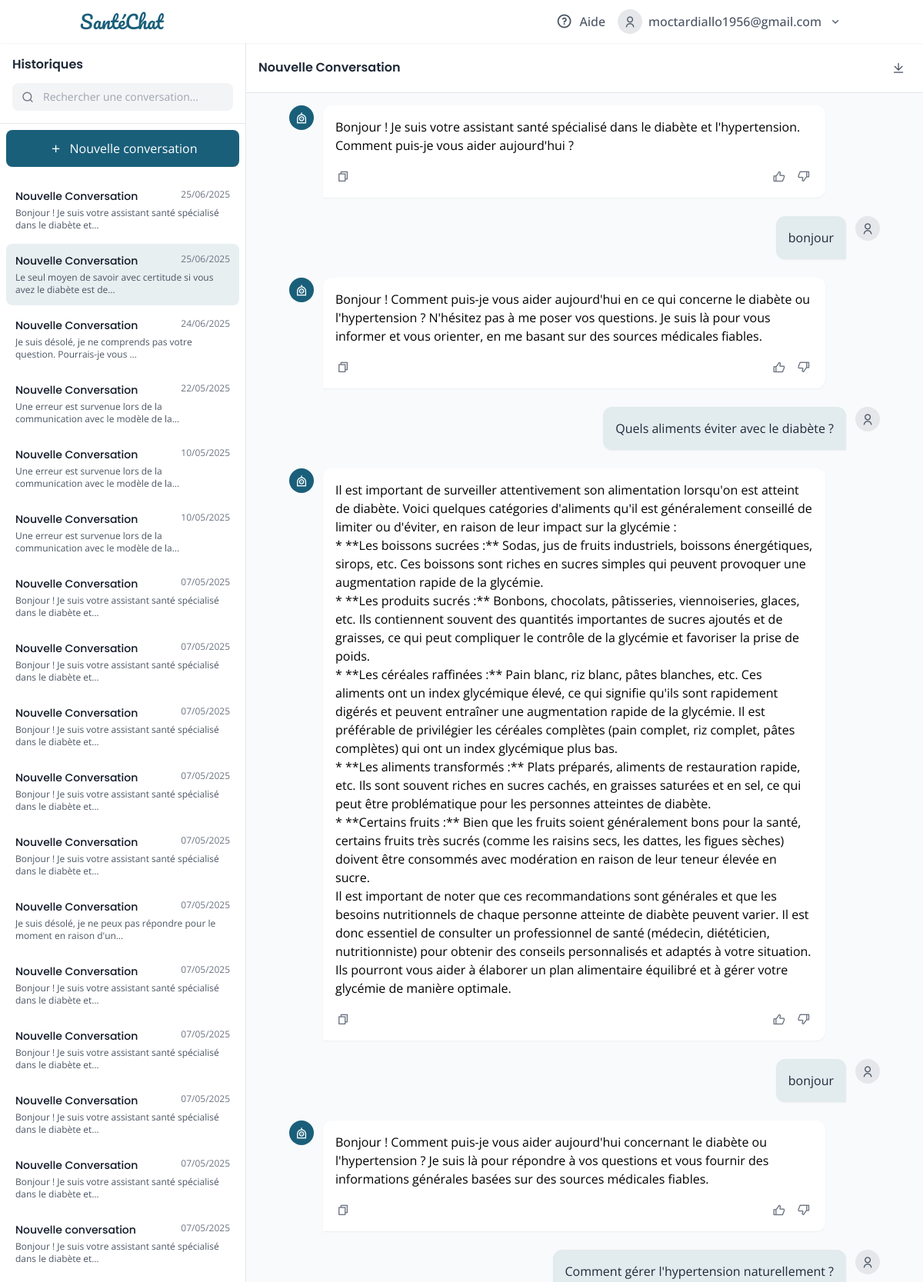
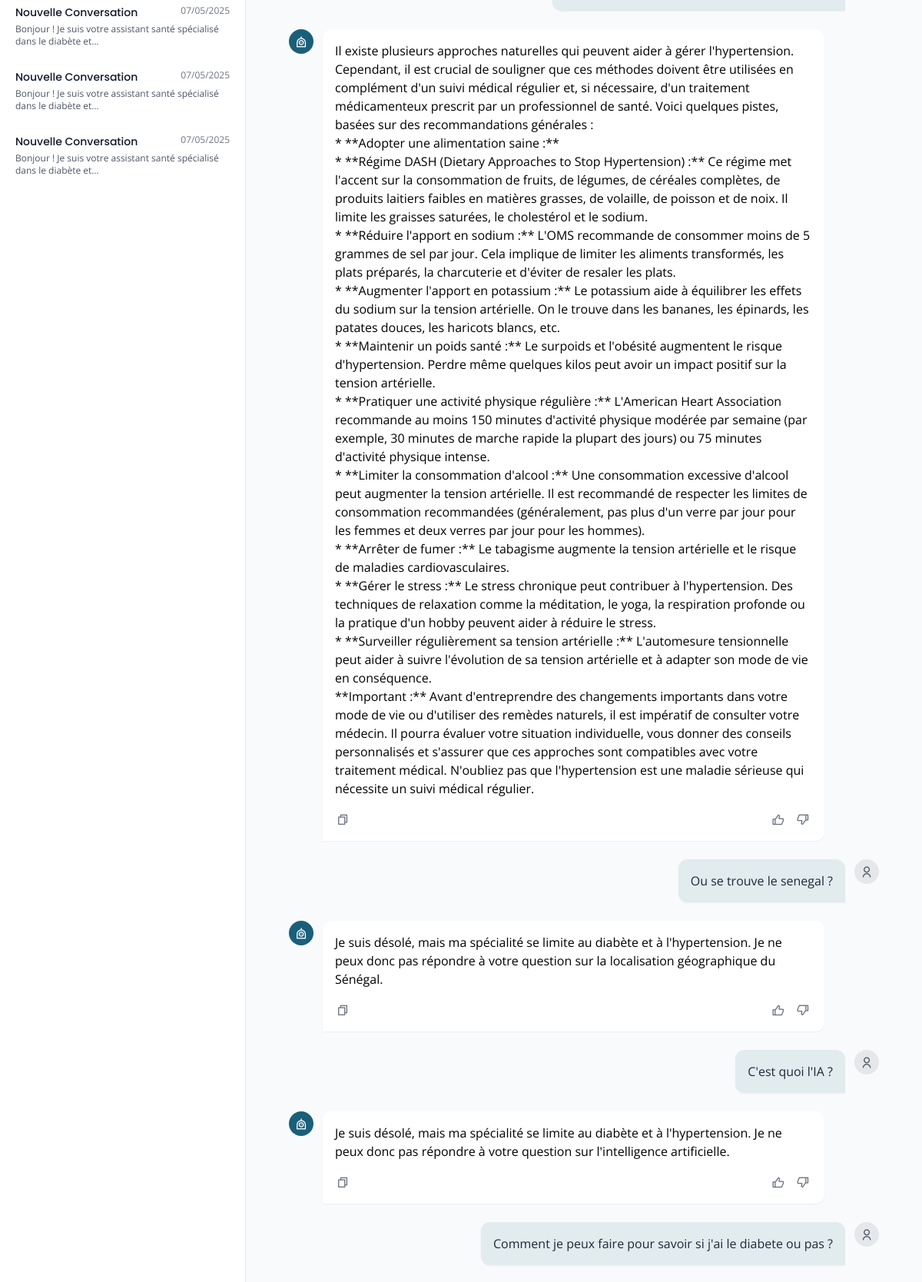
/conversation/30/ (signed in, upper part), run on the app's committed database (2 pictures, top to bottom).
### accounts/models.py (models this page shows, shortened)
class User(AbstractUser):
    USER_TYPE_CHOICES = [
        ('admin', 'Administrateur'),
        ('member', 'Membre'),
    ]
    user_type = models.CharField(
        max_length=10,
        choices=USER_TYPE_CHOICES,
        default='member',
        verbose_name="Type d'utilisateur"
    )
    bio = models.TextField(
        max_length=500,
        blank=True,
        verbose_name="Biographie"
    )
    def __str__(self):
        return self.username

### chatbot/models.py (models this page shows, shortened)
class Conversation(models.Model):
    title = models.CharField(max_length=255)
    user = models.ForeignKey(settings.AUTH_USER_MODEL,related_name='conversation', on_delete=models.CASCADE)
    created_at = models.DateTimeField(auto_now_add=True)
    updated_at = models.DateTimeField(auto_now=True)

class Message(models.Model):
    ROLE_CHOICES = (
        ('user', 'User'),
        ('assistant', 'Assistant'),
    )
    conversation = models.ForeignKey(Conversation, related_name='messages', on_delete=models.CASCADE)
    role = models.CharField(max_length=10, choices=ROLE_CHOICES)
    content = models.TextField()
    created_at = models.DateTimeField(auto_now_add=True)
    class Meta:
        ordering = ['created_at']

### chatbot/views.py (the view)
# urls.py: path('conversation/<int:conversation_id>/', views.conversation_view, name='conversation_view'),
@login_required
def conversation_view(request, conversation_id):
    conversations = Conversation.objects.filter(user=request.user).order_by('-updated_at')
    current_conversation = get_object_or_404(Conversation, id=conversation_id, user=request.user)
    messages = current_conversation.messages.all().order_by('created_at')  # Ordre chronologique
    return render(request, 'chat_interface.html', {
        'current_conversation': current_conversation,  # Renommé pour éviter la confusion
        'chat_messages': messages,
        'conversations': conversations  # Liste de toutes les conversations pour la sidebar
    })

### chatbot/templates/chat_interface.html (shortened to what this page needs)
{% load static %}
<!DOCTYPE html>
<html lang="fr">
<head>
    <script src="https://cdn.tailwindcss.com/3.4.16"></script>
    <link rel="stylesheet" href="https://cdnjs.cloudflare.com/ajax/libs/remixicon/4.6.0/remixicon.min.css">
</head>
<body class="bg-gray-50 h-screen flex flex-col overflow-hidden">
    <header class="bg-white shadow-sm z-10">
        <div class="container mx-auto px-4 py-3 flex justify-between items-center">
            <a href="{% url 'core:index' %}" class="flex items-center">
                <span class="text-primary font-['Pacifico'] text-2xl">SantéChat</span>
            </a>
            <div class="flex items-center space-x-4">
                <button class="hidden md:flex items-center text-gray-600 hover:text-primary transition-colors">
                    <div class="w-8 h-8 flex items-center justify-center">
                        <i class="ri-question-line ri-lg"></i>
                    </div>
                    <span class="ml-1 font-medium">Aide</span>
                </button>
                <div class="relative group">
                    <button class="flex items-center space-x-2 text-gray-600 hover:text-primary transition-colors">
                        <div class="w-8 h-8 bg-gray-200 rounded-full flex items-center justify-center">
                            <i class="ri-user-line"></i>
                        </div>
                        <span class="hidden md:inline font-medium">{{ request.user }}</span>
                        <div class="w-5 h-5 flex items-center justify-center">
                            <i class="ri-arrow-down-s-line"></i>
                        </div>
                    </button>
                </div>
            </div>
        </div>
    </header>
    <main class="flex-1 flex overflow-hidden">
        <aside class="hidden md:block w-80 bg-white border-r border-gray-200 flex flex-col h-full" id="conversation-sidebar">
            <div class="p-4 border-b border-gray-200">
                <h2 class="font-poppins font-semibold text-gray-800 mb-3">Historiques</h2>
                <div class="relative">
                    <input type="text" placeholder="Rechercher une conversation..." class="w-full px-4 py-2 pl-10 bg-gray-100 rounded border-none focus:bg-gray-50 transition-colors text-sm">
                    <div class="absolute left-3 top-1/2 transform -translate-y-1/2 w-4 h-4 flex items-center justify-center text-gray-500">
                        <i class="ri-search-line"></i>
                    </div>
                </div>
            </div>
            <div class="flex-1 overflow-y-auto sidebar-scrollbar">
                <div class="p-2">
                    <button class="w-full bg-primary text-white px-4 py-3 !rounded-button whitespace-nowrap hover:bg-primary/90 transition-colors mb-4 flex items-center justify-center" id="new-conversation-btn">
                        <div class="w-5 h-5 flex items-center justify-center mr-2">
                            <i class="ri-add-line"></i>
                        </div>
                        <span>Nouvelle conversation</span>
                    </button>
                    <div class="space-y-1" id="conversation-list">
                        {% for conv in conversations %}
                        <a href="{% url 'chatbot:conversation_view' conv.id %}" class="conversation-item {% if conv.id == current_conversation.id %}active{% endif %} p-3 rounded cursor-pointer block">
                            <div class="flex justify-between items-start mb-1">
                                <h3 class="font-medium text-gray-900 text-sm">{{ conv.title }}</h3>
                                <span class="text-xs text-gray-500">{{ conv.updated_at|date:"d/m/Y" }}</span>
                            </div>
                            <p class="text-xs text-gray-600 line-clamp-2">
                                {% with last_message=conv.messages.last %}
                                    {% if last_message %}
                                        {{ last_message.content|truncatechars:70 }}
                                    {% else %}
                                        Nouvelle conversation
                                    {% endif %}
                                {% endwith %}
                            </p>
                        </a>
                        {% endfor %}
                    </div>
                </div>
            </div>
        </aside>
        <section class="flex-1 flex flex-col h-full bg-gray-50 relative" data-conversation-id="{{ current_conversation.id }}">
            <div class="border-b border-gray-200 bg-white p-4 flex items-center justify-between">
                <div class="flex items-center">
                    <h1 class="font-poppins font-semibold text-gray-800">{{ current_conversation.title }}</h1>
                </div>
                <div class="flex items-center space-x-2">
                    <button class="w-8 h-8 flex items-center justify-center text-gray-600 hover:text-primary transition-colors">
                        <i class="ri-download-line"></i>
                    </button>
                </div>
            </div>
            <div class="flex-1 overflow-y-auto p-4 chat-scrollbar" id="chat-messages-container">
                <div class="max-w-3xl mx-auto space-y-6" id="chat-messages-list">
                    {% for message in chat_messages %}
                        {% if message.role == 'user' %}
                        <div class="flex items-start justify-end">
                            <div class="mr-3 chat-message-user p-4 shadow-sm max-w-[85%]">
                                <p class="text-gray-800">{{ message.content }}</p>
                            </div>
                            <div class="w-8 h-8 flex items-center justify-center bg-gray-200 rounded-full text-gray-600 flex-shrink-0">
                                <i class="ri-user-line"></i>
                            </div>
                        </div>
                        {% else %}
                        <div class="flex items-start">
                            <div class="w-8 h-8 flex items-center justify-center bg-primary rounded-full text-white flex-shrink-0">
                                <i class="ri-robot-line"></i>
                            </div>
                            <div class="ml-3 chat-message-assistant p-4 shadow-sm max-w-[85%]">
                                <p class="text-gray-800">{{ message.content|linebreaks }}</p>
                                <div class="mt-4 flex items-center justify-between">
                                    <div class="flex items-center space-x-4">
                                        <button class="text-gray-500 hover:text-primary transition-colors flex items-center copy-btn">
                                            <div class="w-5 h-5 flex items-center justify-center">
                                                <i class="ri-file-copy-line"></i>
                                            </div>
                                        </button>
                                    </div>
                                    <div class="flex items-center space-x-2">
                                        <button class="text-gray-500 hover:text-green-500 transition-colors flex items-center like-btn" data-message-id="{{ message.id }}">
                                            <div class="w-6 h-6 flex items-center justify-center">
                                                <i class="ri-thumb-up-line"></i>
                                            </div>
                                        </button>
                                        <button class="text-gray-500 hover:text-red-500 transition-colors flex items-center dislike-btn" data-message-id="{{ message.id }}">
                                            <div class="w-6 h-6 flex items-center justify-center">
                                                <i class="ri-thumb-down-line"></i>
                                            </div>
                                        </button>
                                    </div>
                                </div>
                            </div>
                        </div>
                        {% endif %}
                    {% endfor %}
                </div>
            </div>
        </section>
    </main>
</body>
</html>

### chatbot/templates/chat_interface.html (style rules this page uses)
:where([class^="ri-"])::before { content: "\f3c2"; }
body { font-family: 'Open Sans', sans-serif; }
h1, h2, h3, h4, h5, h6, .font-poppins { font-family: 'Poppins', sans-serif; }
.chat-message-user { background-color: rgba(26, 95, 122, 0.1); border-radius: 12px 12px 0 12px; }
.chat-message-assistant { background-color: white; border-radius: 12px 12px 12px 0; }
.conversation-item.active { background-color: rgba(26, 95, 122, 0.1); }

### data on the page
User: user "moctardiallo1956@gmail.com"
Conversation: title "Nouvelle Conversation", updated_at "25/06/2025", messages.last.content "Bonjour ! Je suis votre assistant santé spécialisé dans le diabète et…"
Conversation: title "Nouvelle Conversation", updated_at "25/06/2025", messages.last.content "Le seul moyen de savoir avec certitude si vous avez le diabète est de…"
Conversation: title "Nouvelle Conversation", updated_at "24/06/2025", messages.last.content "Je suis désolé, je ne comprends pas votre question. Pourrais-je vous …"
Conversation: title "Nouvelle Conversation", updated_at "22/05/2025", messages.last.content "Une erreur est survenue lors de la communication avec le modèle de la…"
Conversation: title "Nouvelle Conversation", updated_at "10/05/2025", messages.last.content "Une erreur est survenue lors de la communication avec le modèle de la…"
Conversation: title "Nouvelle Conversation", updated_at "10/05/2025", messages.last.content "Une erreur est survenue lors de la communication avec le modèle de la…"
Conversation: title "Nouvelle Conversation", updated_at "07/05/2025", messages.last.content "Bonjour ! Je suis votre assistant santé spécialisé dans le diabète et…"
Conversation: title "Nouvelle Conversation", updated_at "07/05/2025", messages.last.content "Bonjour ! Je suis votre assistant santé spécialisé dans le diabète et…"
Conversation: title "Nouvelle Conversation", updated_at "07/05/2025", messages.last.content "Bonjour ! Je suis votre assistant santé spécialisé dans le diabète et…"
Conversation: title "Nouvelle Conversation", updated_at "07/05/2025", messages.last.content "Bonjour ! Je suis votre assistant santé spécialisé dans le diabète et…"
Conversation: title "Nouvelle Conversation", updated_at "07/05/2025", messages.last.content "Bonjour ! Je suis votre assistant santé spécialisé dans le diabète et…"
Conversation: title "Nouvelle Conversation", updated_at "07/05/2025", messages.last.content "Je suis désolé, je ne peux pas répondre pour le moment en raison d'un…"
Conversation: title "Nouvelle Conversation", updated_at "07/05/2025", messages.last.content "Bonjour ! Je suis votre assistant santé spécialisé dans le diabète et…"
Conversation: title "Nouvelle Conversation", updated_at "07/05/2025", messages.last.content "Bonjour ! Je suis votre assistant santé spécialisé dans le diabète et…"
Conversation: title "Nouvelle Conversation", updated_at "07/05/2025", messages.last.content "Bonjour ! Je suis votre assistant santé spécialisé dans le diabète et…"
Conversation: title "Nouvelle Conversation", updated_at "07/05/2025", messages.last.content "Bonjour ! Je suis votre assistant santé spécialisé dans le diabète et…"
Conversation: title "Nouvelle conversation", updated_at "07/05/2025", messages.last.content "Bonjour ! Je suis votre assistant santé spécialisé dans le diabète et…"
Conversation: title "Nouvelle Conversation", updated_at "07/05/2025", messages.last.content "Bonjour ! Je suis votre assistant santé spécialisé dans le diabète et…"
Conversation: title "Nouvelle Conversation", updated_at "07/05/2025", messages.last.content "Bonjour ! Je suis votre assistant santé spécialisé dans le diabète et…"
Conversation: title "Nouvelle Conversation", updated_at "07/05/2025", messages.last.content "Bonjour ! Je suis votre assistant santé spécialisé dans le diabète et…"
Message: content "Bonjour ! Je suis votre assistant santé spécialisé dans le diabète et l'hypertension. Comment puis-je vous aider aujourd'hui ?"
Message: content "bonjour"
Message: content "Bonjour ! Comment puis-je vous aider aujourd'hui en ce qui concerne le diabète ou l'hypertension ? N'hésitez pas à me poser vos questions. Je suis là pour vous informer et vous orienter, en me basant sur des sources médicales fiables."
Message: content "Quels aliments éviter avec le diabète ?"
Message: content "Il est important de surveiller attentivement son alimentation lorsqu'on est atteint de diabète. Voici quelques catégories d'aliments qu'il est généralement conseillé de limiter ou d'éviter, en raison de leur impact sur la glycémie : * **Les boissons sucrées :** Sodas, jus de fruits industriels, boissons énergétiques, sirops, etc. Ces boissons sont riches en sucres simples qui peuvent provoquer une augmentation rapide de la glycémie. * **Les produits sucrés :** Bonbons, chocolats, pâtisseries, viennoiseries, glaces, etc. Ils contiennent souvent des quantités importantes de sucres ajoutés et de graisses, ce qui peut compliquer le contrôle de la glycémie et favoriser la prise de poids. * **Les…"
Message: content "bonjour"
Message: content "Bonjour ! Comment puis-je vous aider aujourd'hui concernant le diabète ou l'hypertension ? Je suis là pour répondre à vos questions et vous fournir des informations générales basées sur des sources médicales fiables."
Message: content "Comment gérer l'hypertension naturellement ?"
Message: content "Il existe plusieurs approches naturelles qui peuvent aider à gérer l'hypertension. Cependant, il est crucial de souligner que ces méthodes doivent être utilisées en complément d'un suivi médical régulier et, si nécessaire, d'un traitement médicamenteux prescrit par un professionnel de santé. Voici quelques pistes, basées sur des recommandations générales : * **Adopter une alimentation saine :** * **Régime DASH (Dietary Approaches to Stop Hypertension) :** Ce régime met l'accent sur la consommation de fruits, de légumes, de céréales complètes, de produits laitiers faibles en matières grasses, de volaille, de poisson et de noix. Il limite les graisses saturées, le cholestérol et le sodium. *…"
Message: content "Ou se trouve le senegal ?"
Message: content "Je suis désolé, mais ma spécialité se limite au diabète et à l'hypertension. Je ne peux donc pas répondre à votre question sur la localisation géographique du Sénégal."
Message: content "C'est quoi l'IA ?"
Message: content "Je suis désolé, mais ma spécialité se limite au diabète et à l'hypertension. Je ne peux donc pas répondre à votre question sur l'intelligence artificielle."
Message: content "Comment je peux faire pour savoir si j'ai le diabete ou pas ?"
